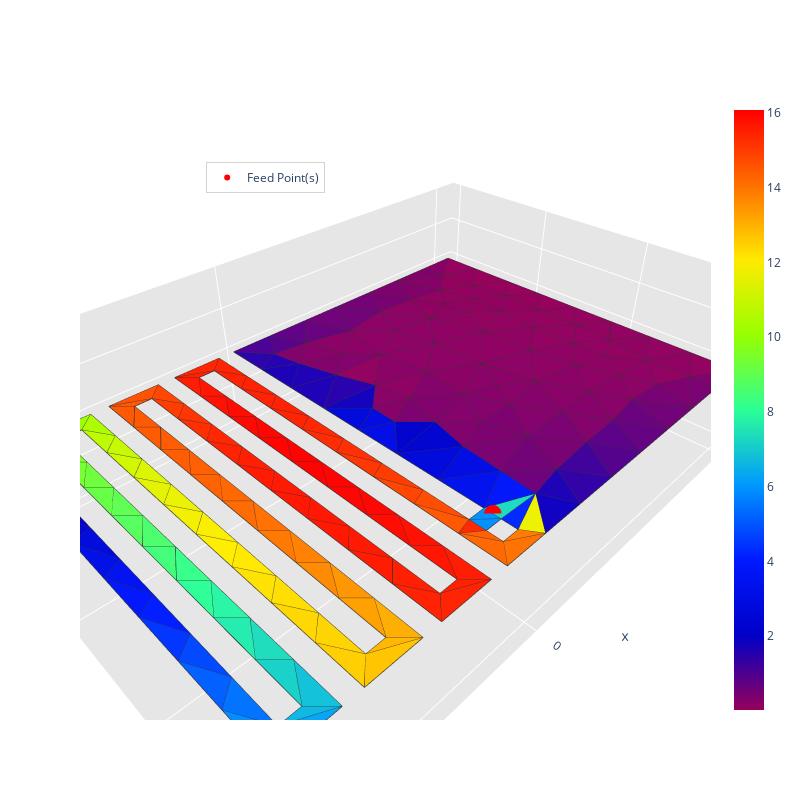
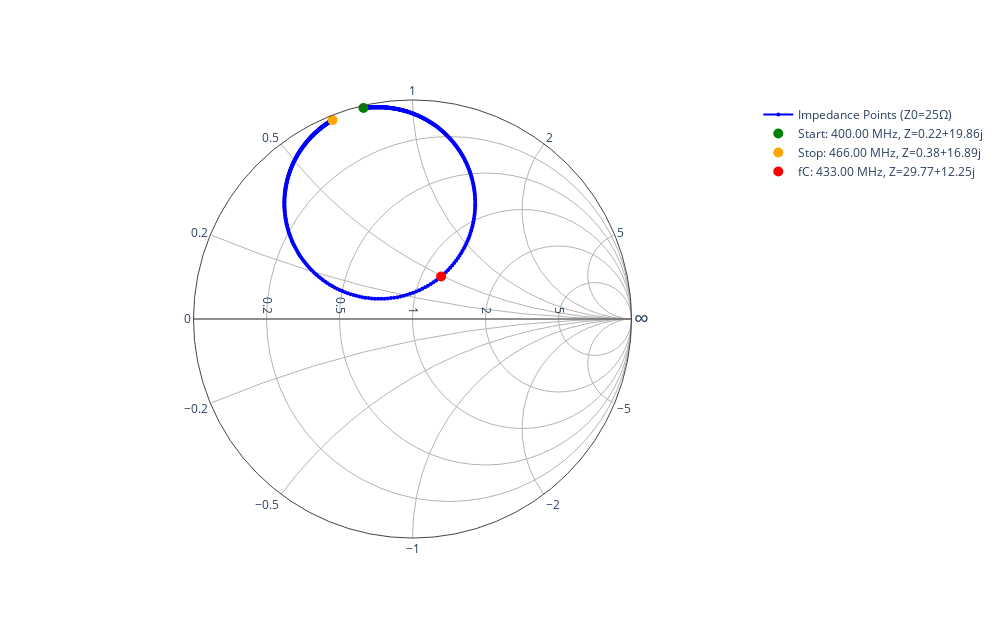

Notebook code cell kept with these figures, in order:
### Code cell
# Simulate S11 and impedance at feed point
_, s11_db, _, _, impedances_simulated = simulate_433_project(frequencies, ifa_meander_mat, fC, feed_point, Z0=Z_adapt)

# Plot S11 curve
plot_s11_curve(s11_db, fLow, fHigh, fC, show_min=True)

calculate_bandwidth(frequencies, s11_db, threshold=-6)

### Figure 1 — Plotly figure (JSON) as saved in the notebook; plotly's stock layout.template omitted (floating-point values rounded to 4 significant figures; data arrays with more than 128 entries replaced by an {"elided": "..."} marker saying what was removed)
{"data": [{"facecolor": {"elided": "269 str values"}, "i": {"elided": "269 int values"}, "j": {"elided": "269 int values"}, "k": {"elided": "269 int values"}, "name": "", "type": "mesh3d", "x": {"elided": "214 float values"}, "y": {"elided": "214 float values"}, "z": {"elided": "214 float values"}}, {"line": {"color": "rgb(50, 50, 50)", "width": 1.5}, "mode": "lines", "showlegend": false, "type": "scatter3d", "x": {"elided": "1345 float values"}, "y": {"elided": "1345 float values"}, "z": {"elided": "1345 int values"}}, {"hoverinfo": "none", "marker": {"color": [0.02573, 16.08], "colorscale": [[0, "rgb(150, 0, 90)"], [0.125, "rgb(0, 0, 200)"], [0.25, "rgb(0, 25, 255)"], [0.375, "rgb(0, 152, 255)"], [0.5, "rgb(44, 255, 150)"], [0.625, "rgb(151, 255, 0)"], [0.75, "rgb(255, 234, 0)"], [0.875, "rgb(255, 111, 0)"], [1, "rgb(255, 0, 0)"]], "showscale": true, "size": 0.1}, "mode": "markers", "showlegend": false, "type": "scatter3d", "x": [0.0], "y": [0.05482], "z": [0.0]}, {"marker": {"color": "red", "size": 6, "symbol": "circle"}, "mode": "markers+text", "name": "Feed Point(s)", "type": "scatter3d", "x": [0.0], "y": [0.05351], "z": [0.0]}], "layout": {"height": 800, "legend": {"bgcolor": "rgba(255,255,255,0.7)", "bordercolor": "lightgray", "borderwidth": 1, "x": 0.2, "xanchor": "left", "y": 0.9, "yanchor": "top"}, "scene": {"aspectratio": {"x": 1, "y": 0.6667, "z": 0.3}, "camera": {"eye": {"x": 0.65, "y": 0.65, "z": 0.65}}, "xaxis": {"backgroundcolor": "rgb(230, 230, 230)", "gridcolor": "rgb(255, 255, 255)", "showbackground": true, "zerolinecolor": "rgb(255, 255, 255)"}, "yaxis": {"backgroundcolor": "rgb(230, 230, 230)", "gridcolor": "rgb(255, 255, 255)", "showbackground": true, "zerolinecolor": "rgb(255, 255, 255)"}, "zaxis": {"backgroundcolor": "rgb(230, 230, 230)", "gridcolor": "rgb(255, 255, 255)", "showbackground": true, "zerolinecolor": "rgb(255, 255, 255)"}}, "title": {"text": ""}, "width": 800}}

### Figure 2 — Plotly figure (JSON) as saved in the notebook; plotly's stock layout.template omitted (floating-point values rounded to 4 significant figures; data arrays with more than 128 entries replaced by an {"elided": "..."} marker saying what was removed)
{"data": [{"hoverinfo": "text", "imag": {"elided": "661 float values"}, "line": {"color": "blue"}, "marker": {"color": "blue", "size": 4}, "mode": "markers+lines", "name": "Impedance Points (Z0=25Ω)", "real": {"elided": "661 float values"}, "text": {"elided": "661 str values"}, "type": "scattersmith"}, {"hoverinfo": "text", "imag": [0.7942], "marker": {"color": "green", "size": 10, "symbol": "circle"}, "mode": "markers", "name": "Start: 400.00 MHz, Z=0.22+19.86j", "real": [0.008855], "text": ["Z = 0.221+19.855j at 400.00 MHz"], "type": "scattersmith"}, {"hoverinfo": "text", "imag": [0.6757], "marker": {"color": "orange", "size": 10, "symbol": "circle"}, "mode": "markers", "name": "Stop: 466.00 MHz, Z=0.38+16.89j", "real": [0.01513], "text": ["Z = 0.378+16.893j at 466.00 MHz"], "type": "scattersmith"}, {"hoverinfo": "text", "imag": [0.4899], "marker": {"color": "red", "size": 10, "symbol": "circle"}, "mode": "markers", "name": "fC: 433.00 MHz, Z=29.77+12.25j", "real": [1.191], "text": ["Z = 29.775+12.247j at 433.00 MHz"], "type": "scattersmith"}], "layout": {"height": 618, "showlegend": true, "title": {"text": ""}, "width": 1000}}
